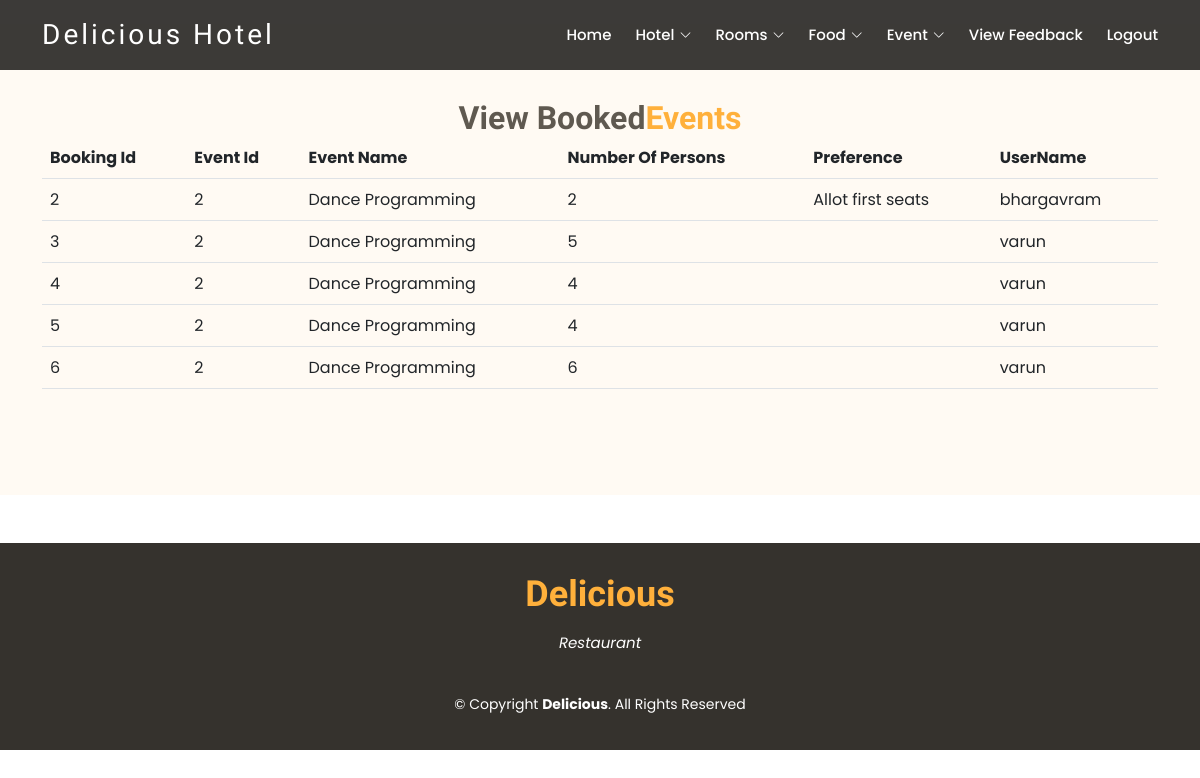
The app's page /ViewBookEvent.php with its own data.
### tables this page shows
CREATE TABLE `bookevent` (
  `bid` int(11) NOT NULL,
  `eid` int(11) NOT NULL,
  `ename` varchar(40) NOT NULL,
  `nop` int(11) NOT NULL,
  `preference` text NOT NULL,
  `username` varchar(40) NOT NULL
);

### ViewBookEvent.php (the view, shortened to what this page needs)
<html>
<head>
  <link href=" assets/vendor/animate.css/animate.min.css  " rel="stylesheet">
  <link href=" assets/vendor/bootstrap/css/bootstrap.min.css  " rel="stylesheet">
  <link href=" assets/vendor/bootstrap-icons/bootstrap-icons.css  " rel="stylesheet">
  <link href=" assets/vendor/boxicons/css/boxicons.min.css  " rel="stylesheet">
  <link href=" assets/vendor/glightbox/css/glightbox.min.css  " rel="stylesheet">
  <link href=" assets/vendor/swiper/swiper-bundle.min.css  " rel="stylesheet">
  <link href=" assets/css/style.css  " rel="stylesheet">
</head>
<body>
    <header id="header" class="fixed-top d-flex align-items-center header-transparent">
        <div class="container-fluid container-xl d-flex align-items-center justify-content-between">
          <div class="logo me-auto">
            <h1><a href="index2.html">Delicious Hotel</a></h1>
          </div>
          <?php
             require_once "adminmenu.php";
          ?>
        </div>
      </header>
      <main id="main">
      <br>
      <section id="about" class="about">
  <?php
       require_once "connect.php";
       $sql = "SELECT * FROM bookevent";
        $stmt = $conn->prepare($sql);
        $stmt->execute();
        $result = $stmt->get_result();
?>
    <div class="container">
      <div class="section-title">
        <h2>View Booked<span>Events</span></h2>
           <table class="table table-border" >
            <tr>
                <th>Booking Id</th>
                <th>Event Id</th>
                <th>Event Name</th>
                <th>Number Of Persons</th>
                <th>Preference</th>
                <th>UserName</th>
            </tr>
        <?php
     if ($result->num_rows > 0) {
    while ($row = $result->fetch_array()) {
        ?>
        <tr>
            <td><?php echo $row[0]; ?></td>
            <td><?php echo $row[1]; ?></td>
            <td><?php echo $row[2]; ?></td>
            <td><?php echo $row[3]; ?></td>
            <td><?php echo $row[4]; ?></td>
            <td><?php echo $row[5]; ?></td>
             </tr>
<?php
    }
}
   ?>
            </table>
         </div>
    </div>
  </section>
  <div style="clear:both">
           <br><br>
    </div>
</main>
       <footer id="footer">
        <div class="container">
          <h3>Delicious</h3>
          <p>Restaurant</p>
          <div class="copyright">
            &copy; Copyright <strong><span>Delicious</span></strong>. All Rights Reserved
          </div>
        </div>
      </footer>
</body>
</html>

### assets/css/style.css (style rules this page uses)
body { font-family: "Poppins", sans-serif; color: #444444; }
a { text-decoration: none; color: #ffb03b; }
h1, h2, h3, h4, h5, h6 { font-family: "Satisfy", sans-serif; }
#header { top: 0px; height: 70px; z-index: 997; transition: all 0.5s; padding: 10px 0; background: rgba(26, 24, 22, 0.85); }
#header.header-transparent { background: rgba(26, 24, 22, 0.85); }
#header .logo h1 { font-size: 28px; margin: 0; line-height: 1; font-weight: 400; letter-spacing: 3px; }
#header .logo h1 a, #header .logo h1 a:hover { color: #fff; text-decoration: none; }
section { padding: 60px 0; }
.section-title { text-align: center; padding-bottom: 30px; }
.section-title h2 { margin: 15px 0 0 0; font-size: 32px; font-weight: 700; color: #5f5950; }
.section-title h2 span { color: #ffb03b; }
.about { background: #fffaf3; }
#footer { background: #35322d; color: #fff; font-size: 14px; text-align: center; padding: 30px 0; }
#footer h3 { font-size: 36px; font-weight: 700; color: #ffb03b; position: relative; padding: 0; margin: 0 0 15px 0; }
#footer p { font-size: 15; font-style: italic; padding: 0; margin: 0 0 40px 0; }
#footer .copyright { margin: 0 0 5px 0; }

### records on screen
bookevent: bid "2", eid "2", ename "Dance Programming", nop "2", preference "Allot first seats", username "bhargavram"
bookevent: bid "3", eid "2", ename "Dance Programming", nop "5", username "varun"
bookevent: bid "4", eid "2", ename "Dance Programming", nop "4", username "varun"
bookevent: bid "5", eid "2", ename "Dance Programming", nop "4", username "varun"
bookevent: bid "6", eid "2", ename "Dance Programming", nop "6", username "varun"
